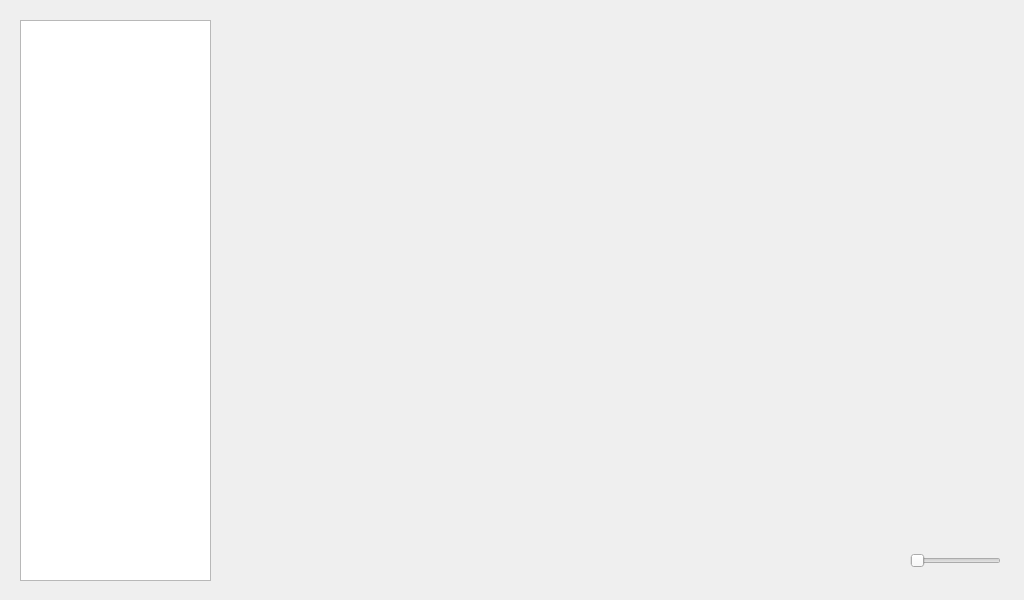
<?xml version="1.0" encoding="UTF-8"?>
<ui version="4.0">
 <class>QQTWindow</class>
 <widget class="QStackedWidget" name="QQTWindow">
  <property name="geometry">
   <rect>
    <x>0</x>
    <y>0</y>
    <width>1024</width>
    <height>600</height>
   </rect>
  </property>
  <property name="mouseTracking">
   <bool>true</bool>
  </property>
  <property name="focusPolicy">
   <enum>Qt::StrongFocus</enum>
  </property>
  <property name="windowTitle">
   <string/>
  </property>
  <property name="windowIcon">
   <iconset theme="icon">
    <normaloff>.</normaloff>.</iconset>
  </property>
  <property name="currentIndex">
   <number>0</number>
  </property>
  <widget class="VlcWidgetVideo" name="pageMain">
   <widget class="VlcWidgetVideo" name="widget" native="true">
    <property name="geometry">
     <rect>
      <x>230</x>
      <y>20</y>
      <width>771</width>
      <height>481</height>
     </rect>
    </property>
   </widget>
   <widget class="VlcWidgetVideo" name="widget_2" native="true">
    <property name="geometry">
     <rect>
      <x>950</x>
      <y>510</y>
      <width>51</width>
      <height>21</height>
     </rect>
    </property>
   </widget>
   <widget class="QQTTreeWidget" name="treeView">
    <property name="geometry">
     <rect>
      <x>20</x>
      <y>20</y>
      <width>191</width>
      <height>561</height>
     </rect>
    </property>
   </widget>
   <widget class="QWidget" name="widget_3" native="true">
    <property name="geometry">
     <rect>
      <x>230</x>
      <y>540</y>
      <width>771</width>
      <height>41</height>
     </rect>
    </property>
    <widget class="VlcWidgetVolumeSlider" name="horizontalSlider">
     <property name="geometry">
      <rect>
       <x>680</x>
       <y>10</y>
       <width>91</width>
       <height>21</height>
      </rect>
     </property>
     <property name="orientation">
      <enum>Qt::Horizontal</enum>
     </property>
    </widget>
   </widget>
  </widget>
 </widget>
 <customwidgets>
  <customwidget>
   <class>VlcWidgetVideo</class>
   <extends>QWidget</extends>
   <header location="global">VLCQtWidgets/WidgetVideo.h</header>
   <container>1</container>
  </customwidget>
  <customwidget>
   <class>QQTTreeWidget</class>
   <extends>QTreeView</extends>
   <header location="global">qqttreewidget.h</header>
  </customwidget>
  <customwidget>
   <class>VlcWidgetVolumeSlider</class>
   <extends>QSlider</extends>
   <header location="global">VLCQtWidgets/WidgetVolumeSlider.h</header>
  </customwidget>
 </customwidgets>
 <resources/>
 <connections/>
</ui>
